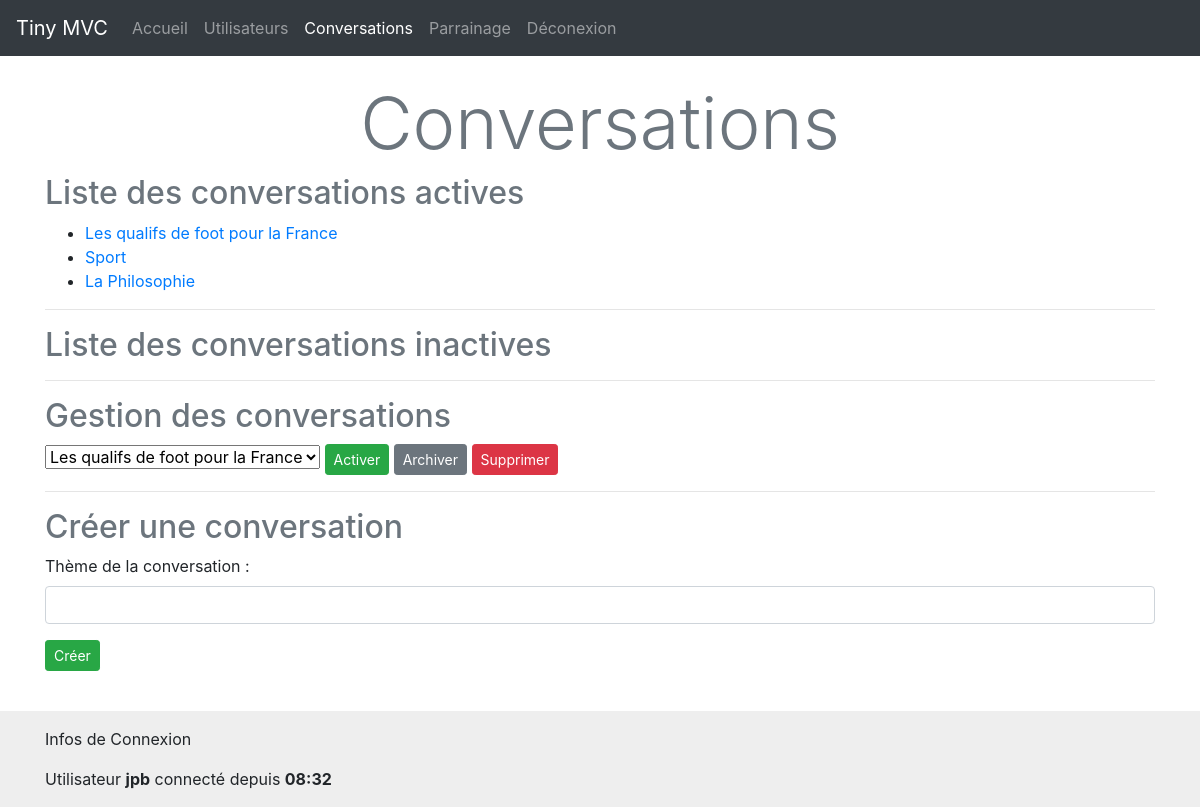
The page /index.php?view=conversations (signed in) on the database its author committed.
### tables this page shows
CREATE TABLE `conversations` (
  `id` int(11) NOT NULL COMMENT 'Clé primaire',
  `active` tinyint(1) NOT NULL DEFAULT 1 COMMENT 'indique si la conversation est active',
  `theme` varchar(40) NOT NULL COMMENT 'Thème de la conversation'
);

### libs/maLibSQL.pdo.php (called while the page is built, shortened)
<?php
function SQLSelect($sql)
{
 	global $BDD_host;
	global $BDD_base;
 	global $BDD_user;
 	global $BDD_password;
	try {
		$dbh = new PDO("mysql:host=$BDD_host;dbname=$BDD_base", $BDD_user, $BDD_password);
	} catch (PDOException $e) {
		die("<font color=\"red\">SQLSelect: Erreur de connexion : " . $e->getMessage() . "</font>");
	}
	$dbh->exec("SET CHARACTER SET utf8");
	$res = $dbh->query($sql);
	$num = $res->rowCount();
	if ($num==0) return false;
	else return $res;
}
?>

### libs/modele.php (called while the page is built, shortened)
<?php
include_once('maLibSQL.pdo.php');
function listerConversations($mode = "tout")
{
    $SQL = "SELECT * from conversations";
    if ($mode == "actives") {
        $SQL .= " WHERE active=1";
    }
    if ($mode == "inactives") {
        $SQL .= " WHERE active=0";
    }
    return parcoursRs(SQLSelect($SQL));
}

### libs/maLibForms.php (the view, shortened to what this page needs)
<?php
function mkSelect($nomChampSelect, $tabData, $champValue, $champLabel, $selected = false, $champLabel2 = false)
{
    $multiple = "";
    echo "<select $multiple name=\"$nomChampSelect\">\n";
    foreach ($tabData as $data) {
        $sel = "";
        echo "<option $sel value=\"$data[$champValue]\">\n";
        echo $data[$champLabel] . "\n";
        echo "</option>\n";
    }
    echo "</select>\n";
}
function mkForm($action = "", $method = "get")
{
    echo "<form class=\"form-group\" action=\"$action\" method=\"$method\" >\n";
}
function endForm()
{
    echo "</form>\n";
}
function mkLabel($labelName, $for = "")
{
    echo '<label for="' . $for . '"/>' . $labelName . '</label>';
}
function mkInput($type, $name, $value = "")
{
    echo "<input class=\"form-control\" type=\"$type\" name=\"$name\" id=\"$name\" value=\"$value\"/>\n";
}
function mkLiens($tabData, $champLabel, $champCible, $urlBase = false, $nomCible = "")
{
    echo "<ul>";
    foreach ($tabData as $data) {
        echo "<li><a href=\"$urlBase&$nomCible=$data[$champCible]\">$data[$champLabel]</a></li>";
	}
    echo "</ul>";
}
?>

### rows shown on the page
conversations: theme "Les qualifs de foot pour la France"
conversations: theme "Sport"
conversations: theme "La Philosophie"

### other values the page prints
$title "Conversations"
$labelName "Thème de la conversation :"
$_SESSION[pseudo] "jpb"
$_SESSION[heureConnexion] "08:32"
form field idConv "Les qualifs de foot pour la France"
